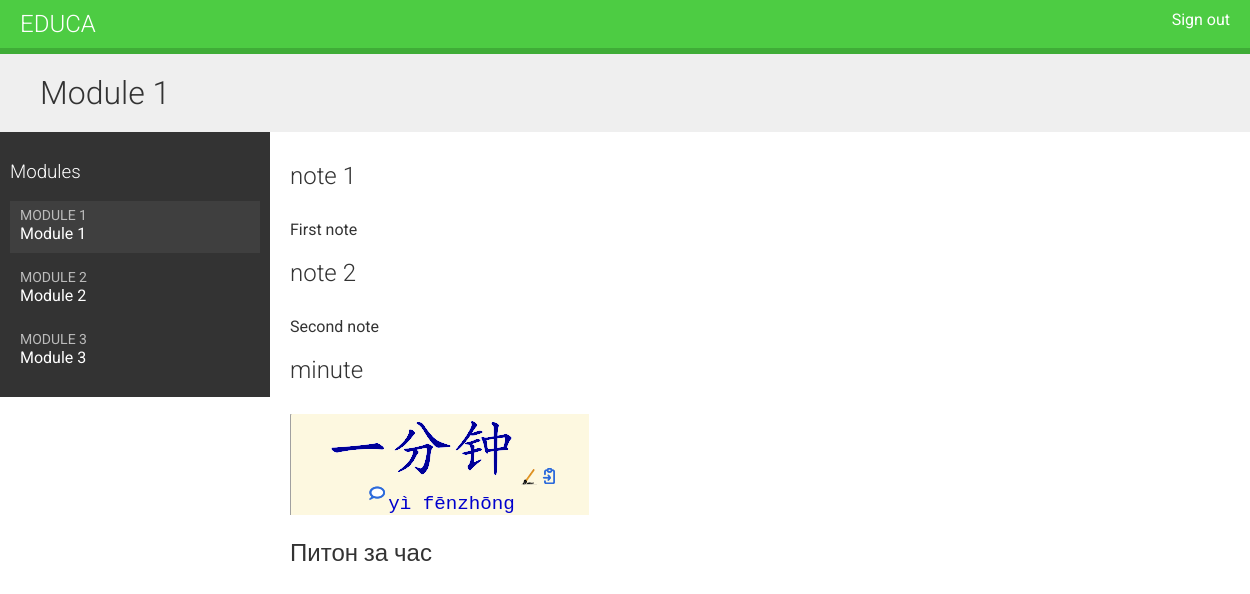
The page /students/course/2/ (signed in) on the database its author committed.
### courses/models.py (models this page shows, shortened)
class Module(models.Model):
    course = models.ForeignKey(Course,
                               related_name='modules',
                               on_delete=models.CASCADE)
    title = models.CharField(max_length=200)
    description = models.TextField(blank=True)
    order = OrderField(blank=True, for_fields=['course'])
    class Meta:
        ordering = ['order']
    def __str__(self):
        return f'{self.order}. {self.title}'

class Content(models.Model):
    module = models.ForeignKey(Module,
                               related_name='contents',
                               on_delete=models.CASCADE)
    content_type = models.ForeignKey(ContentType,
                                     on_delete=models.CASCADE,
                                     limit_choices_to={
                                        'model__in': (
                                            'text',
                                            'video',
                                            'image',
                                            'file')})
    object_id = models.PositiveIntegerField()
    item = GenericForeignKey('content_type', 'object_id')
    order = OrderField(blank=True, for_fields=['module'])
    class Meta:
        ordering = ['order']

class ItemBase(models.Model):
    owner = models.ForeignKey(User,
                              related_name='%(class)s_related',
                              on_delete=models.CASCADE)
    title = models.CharField(max_length=250)
    created = models.DateTimeField(auto_now_add=True)
    updated = models.DateTimeField(auto_now=True)
    class Meta:
        abstract = True
    def render(self):
        return render_to_string(
            f'courses/content/{self._meta.model_name}.html',
            {'item': self})

class Text(ItemBase):
    content = models.TextField()

class Image(ItemBase):
    file = models.FileField(upload_to='images')

class Video(ItemBase):
    url = models.URLField()

### students/views.py (the view)
class StudentCourseDetailView(DetailView):
    model = Course
    template_name = 'students/course/detail.html'
    def get_queryset(self):
        qs = super().get_queryset()
        return qs.filter(students__in=[self.request.user])
    def get_context_data(self, **kwargs):
        context = super().get_context_data(**kwargs)
        course = self.get_object()
        if 'module_id' in self.kwargs:
            context['module'] = course.modules.get(
                id=self.kwargs['module_id'])
        else:
            context['module'] = course.modules.all()[0]
        return context

### students/templates/students/course/detail.html (shortened to what this page needs)
{% extends "base.html" %}
{% load cache %}
{% block content %}
    <h1>
    {{ module.title }}
    </h1>
    <div class="contents">
        <h3>Modules</h3>
        <ul id="modules">
            {% for m in object.modules.all %}
            <li data-id="{{ m.id }}" {% if m == module %}class="selected"{% endif %}>
                <a href="{% url "student_course_detail_module" object.id m.id %}">
                    <span>
                    Module <span class="order">{{ m.order|add:1 }}</span>
                    </span>
                <br>
                {{ m.title }}
                </a>
            </li>
            {% empty %}
            <li>No modules yet.</li>
            {% endfor %}
        </ul>
    </div>
    <div class="module">
    {% cache 600 module_contents module %}
        {% for content in module.contents.all %}
            {% with item=content.item %}
                <h2>{{ item.title }}</h2>
                {{ item.render }}
            {% endwith %}
        {% endfor %}
    {% endcache %}
    </div>
{% endblock %}

### courses/templates/courses/content/text.html
{{ item.content|linebreaks }}

### courses/templates/courses/content/image.html
<p>
    <img src="{{ item.file.url }}" alt="{{ item.title }}">
</p>

### courses/static/css/base.css (style rules this page uses)
body { margin:0; font-family:'Roboto', sans-serif; font-weight:400; color:#333; }
a { color:#3fad37; text-decoration:none; }
ul { float:left; }
h1, h2, h3, h4, h5, h6 { font-family:'Roboto', sans-serif; font-weight:300; }
h1 { background:#efefef; width:100%; overflow:auto; padding:20px 0 20px 40px; margin:0; }
.module { padding:10px 20px; float:left; width:600px; }
.module p { margin:10px 0 20px; width:100%; float:left; }
.contents { width:20%; padding:10px; float:left; background:#333; color: #fff; font-family:'Roboto', sans-serif; }
.contents ul { list-style:none; margin:0; padding:0; width:100%; }
.contents ul li { margin:0 0 10px 0; padding:4px 10px 10px; overflow:auto; cursor:move; }
.contents ul li.selected { background:#3f3f3f; }
.contents ul span { text-transform:uppercase; color:#bbb; font-size:14px; }
.contents ul a { display:block; color:#fff; text-decoration:none; }

### rows shown on the page
Module: title "Module 1", order|add "1"
Module: order|add "2", title "Module 2"
Module: order|add "3", title "Module 3"
Content: item "note 1", item.content "First note"
Content: item "note 2", item.content "Second note"
Content: item "minute", item.file (picture)
Content: item "Питон за час"
